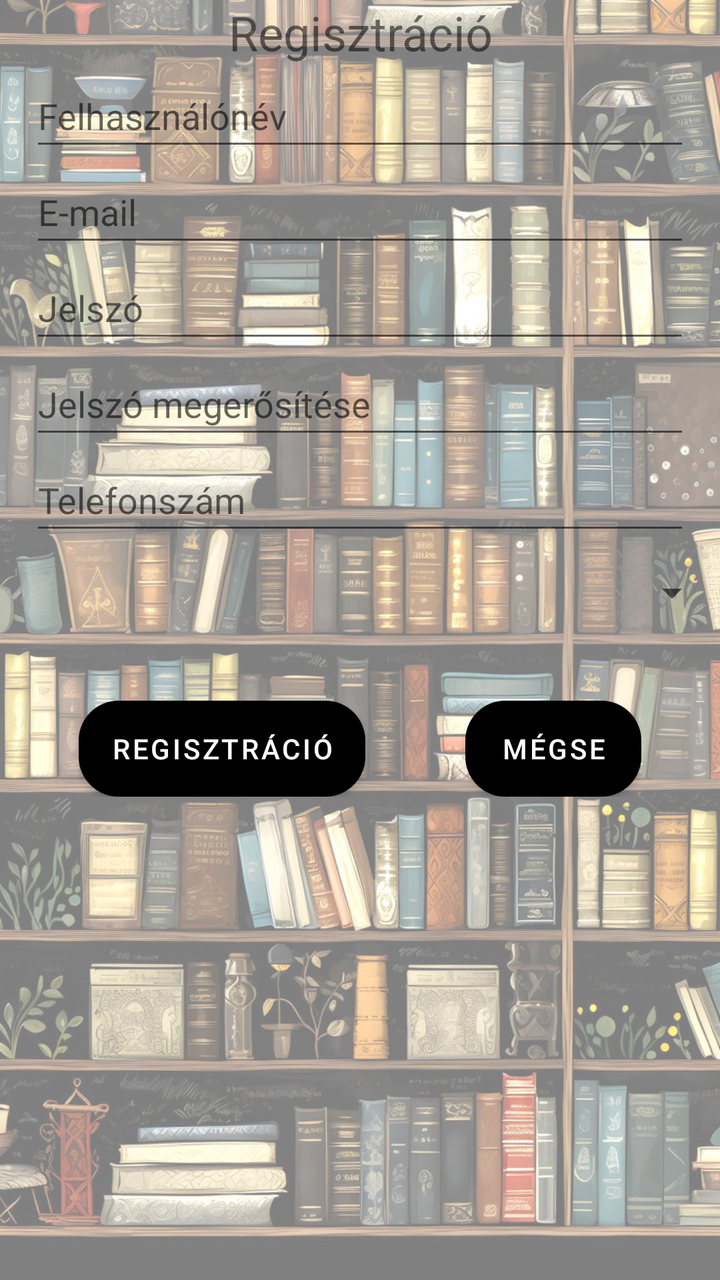
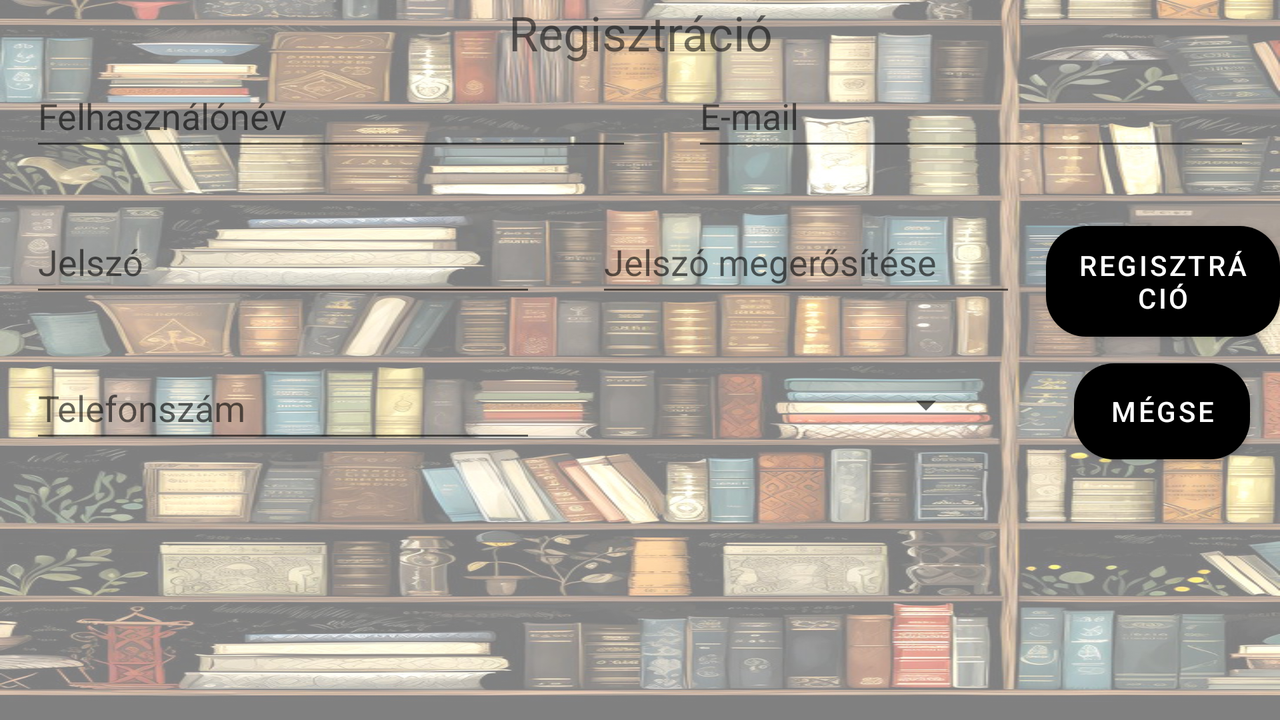

An Android layout and its configuration variant, each rendered on a device that would load it. The default file and the variant file are quoted in full after the pictures.
<!-- AndroidManifest.xml: application theme Theme.Konyvwebshop -->
<!-- res/layout/activity_regiszt.xml -->
<?xml version="1.0" encoding="utf-8"?>
<RelativeLayout
    xmlns:android="http://schemas.android.com/apk/res/android"
    xmlns:tools="http://schemas.android.com/tools"
    android:layout_width="match_parent"
    android:layout_height="match_parent"
    android:background="@drawable/hatter2"
    tools:context=".RegisztActivity">

    <TextView
        android:id="@+id/regiszttextview"
        android:layout_width="match_parent"
        android:layout_height="wrap_content"
        android:layout_marginTop="@dimen/default_margin"
        android:text="@string/regiszt"
        android:textSize="24sp"
        android:layout_alignParentStart="true"
        android:layout_alignParentEnd="true"
        android:textAlignment="center"/>

    <EditText
        android:id="@+id/usernameedittext"
        android:layout_width="match_parent"
        android:layout_height="48dp"
        android:layout_marginTop="@dimen/default_margin"
        android:layout_marginLeft="15dp"
        android:layout_marginRight="15dp"
        android:ems="10"
        android:hint="@string/felhasznev"
        android:inputType="textPersonName"
        android:layout_alignParentStart="true"
        android:layout_alignParentEnd="true"
        android:layout_below="@id/regiszttextview"/>

    <EditText
        android:id="@+id/useremailedittext"
        android:layout_width="match_parent"
        android:layout_height="48dp"
        android:layout_below="@id/usernameedittext"
        android:layout_alignParentStart="true"
        android:layout_alignParentEnd="true"
        android:layout_marginTop="@dimen/default_margin"
        android:layout_marginLeft="15dp"
        android:layout_marginRight="15dp"
        android:ems="10"
        android:hint="@string/e_mail"
        android:inputType="textEmailAddress"/>

    <EditText
        android:id="@+id/passwedittext"
        android:layout_width="match_parent"
        android:layout_height="48dp"
        android:layout_marginTop="@dimen/default_margin"
        android:layout_marginLeft="15dp"
        android:layout_marginRight="15dp"
        android:ems="10"
        android:hint="@string/jelszo"
        android:inputType="textPassword"
        android:layout_alignParentStart="true"
        android:layout_alignParentEnd="true"
        android:layout_below="@id/useremailedittext"/>


    <EditText
        android:id="@+id/passwagain"
        android:layout_width="match_parent"
        android:layout_height="48dp"
        android:layout_marginTop="@dimen/default_margin"
        android:layout_marginLeft="15dp"
        android:layout_marginRight="15dp"
        android:ems="10"
        android:hint="@string/jelszagain"
        android:inputType="textPassword"
        android:layout_alignParentStart="true"
        android:layout_alignParentEnd="true"
        android:layout_below="@id/passwedittext"/>

    <EditText
        android:id="@+id/phoneedittext"
        android:layout_width="match_parent"
        android:layout_height="48dp"
        android:layout_marginTop="@dimen/default_margin"
        android:layout_marginLeft="15dp"
        android:layout_marginRight="15dp"
        android:ems="10"
        android:hint="@string/telefonsz"
        android:inputType="phone"
        android:layout_alignParentStart="true"
        android:layout_alignParentEnd="true"
        android:layout_below="@id/passwagain"/>

    <Spinner
        android:id="@+id/phonespinner"
        android:layout_width="match_parent"
        android:layout_height="48dp"
        android:layout_marginTop="@dimen/default_margin"
        android:layout_marginLeft="@dimen/default_margin"
        android:layout_marginRight="@dimen/default_margin"
        android:layout_alignParentStart="true"
        android:layout_alignParentEnd="true"
        android:layout_below="@id/phoneedittext"
        />


    <LinearLayout
        android:layout_width="wrap_content"
        android:layout_height="wrap_content"
        android:orientation="horizontal"
        android:layout_below="@id/phonespinner"
        android:layout_marginTop="30dp"
        android:layout_centerHorizontal="true">

        <Button
            android:layout_width="wrap_content"
            android:layout_height="wrap_content"
            android:background="@drawable/btn"
            android:text="@string/regiszt"
            android:onClick="regiszt"
            />


        <Button
            android:layout_width="wrap_content"
            android:layout_height="wrap_content"
            android:background="@drawable/btn"
            android:layout_marginStart="50dp"
            android:text="@string/megse"
            android:onClick="megse"
            />

    </LinearLayout>


</RelativeLayout>
<!-- resources referenced by this layout -->
<resources>
  <!-- drawable btn (drawable) -->
  <?xml version="1.0" encoding="utf-8"?>
  <shape android:shape="rectangle"
      xmlns:android="http://schemas.android.com/apk/res/android">
  
      <solid android:color="#d8af6c"/>
      <corners android:radius="20dp"/>
  </shape>
  <!-- drawable hatter2: jpg bitmap (drawable, 290946 bytes) -->
  <string name="e_mail">E-mail</string>
  <string name="felhasznev">Felhasználónév</string>
  <string name="jelszagain">Jelszó megerősítése</string>
  <string name="jelszo">Jelszó</string>
  <string name="megse">Mégse</string>
  <string name="regiszt">Regisztráció</string>
  <string name="telefonsz">Telefonszám</string>
  <style name="Theme.Konyvwebshop" parent="Theme.MaterialComponents.DayNight.DarkActionBar">
          
          <item name="colorPrimary">@color/black</item>
          <item name="colorPrimaryVariant">@color/black</item>
          <item name="colorOnPrimary">@color/white</item>
          
          <item name="colorSecondary">@color/white</item>
          <item name="colorSecondaryVariant">@color/white</item>
          <item name="colorOnSecondary">@color/black</item>
          
          <item name="android:statusBarColor" tools:targetApi="l">?attr/colorPrimaryVariant</item>
          
      </style>
  <color name="black">#FF000000</color>
  <color name="white">#FFFFFFFF</color>
</resources>
<!-- res/layout-land/activity_regiszt.xml (the repository's variant of the layout above) -->
<!-- drawn on the phone turned sideways -->
<?xml version="1.0" encoding="utf-8"?>
<RelativeLayout
    xmlns:android="http://schemas.android.com/apk/res/android"
    xmlns:tools="http://schemas.android.com/tools"
    android:layout_width="match_parent"
    android:layout_height="match_parent"
    android:background="@drawable/hatter2"
    tools:context=".RegisztActivity">


    <TextView
        android:id="@+id/regiszttextview"
        android:layout_width="match_parent"
        android:layout_height="wrap_content"
        android:layout_marginTop="@dimen/default_margin"
        android:text="@string/regiszt"
        android:textSize="24sp"
        android:layout_alignParentStart="true"
        android:layout_alignParentEnd="true"
        android:textAlignment="center"/>

    <LinearLayout
        android:id="@+id/namelayout"
        android:layout_width="match_parent"
        android:layout_height="73dp"
        android:layout_below="@id/regiszttextview"
        android:orientation="horizontal">

        <EditText
            android:id="@+id/usernameedittext"
            android:layout_width="301dp"
            android:layout_height="48dp"
            android:layout_marginLeft="15dp"
            android:layout_marginTop="@dimen/default_margin"
            android:layout_marginRight="15dp"
            android:ems="10"
            android:hint="@string/felhasznev"
            android:inputType="textPersonName" />

        <EditText
            android:id="@+id/useremailedittext"
            android:layout_width="match_parent"
            android:layout_height="48dp"
            android:layout_marginLeft="15dp"
            android:layout_marginTop="@dimen/default_margin"
            android:layout_marginRight="15dp"
            android:ems="10"
            android:hint="@string/e_mail"
            android:inputType="textEmailAddress" />
    </LinearLayout>

    <LinearLayout
        android:id="@+id/linearlayout"
        android:layout_width="match_parent"
        android:layout_height="73dp"
        android:layout_below="@id/namelayout"
        android:orientation="horizontal">

        <EditText
            android:id="@+id/passwedittext"
            android:layout_width="253dp"
            android:layout_height="48dp"
            android:layout_marginLeft="15dp"
            android:layout_marginTop="@dimen/default_margin"
            android:layout_marginRight="15dp"
            android:ems="10"
            android:hint="@string/jelszo"
            android:inputType="textPassword" />


        <EditText
            android:id="@+id/passwagain"
            android:layout_width="wrap_content"
            android:layout_height="48dp"
            android:layout_marginLeft="15dp"
            android:layout_marginTop="@dimen/default_margin"
            android:layout_marginRight="15dp"
            android:ems="10"
            android:hint="@string/jelszagain"
            android:inputType="textPassword" />

        <Button
            android:layout_width="wrap_content"
            android:layout_height="wrap_content"
            android:background="@drawable/btn"
            android:layout_marginTop="@dimen/default_margin"
            android:text="@string/regiszt"
            android:onClick="regiszt" />

    </LinearLayout>

    <LinearLayout
        android:id="@+id/phonelayout"
        android:layout_width="match_parent"
        android:layout_height="73dp"
        android:layout_below="@id/linearlayout"
        android:orientation="horizontal">

        <EditText
            android:id="@+id/phoneedittext"
            android:layout_width="253dp"
            android:layout_height="48dp"
            android:layout_marginLeft="15dp"
            android:layout_marginTop="@dimen/default_margin"
            android:layout_marginRight="15dp"
            android:ems="10"
            android:hint="@string/telefonsz"
            android:inputType="phone" />

        <Spinner
            android:id="@+id/phonespinner"
            android:layout_width="204dp"
            android:layout_height="48dp"
            android:layout_marginLeft="@dimen/default_margin"
            android:layout_marginTop="@dimen/default_margin"
            android:layout_marginRight="@dimen/default_margin" />

        <Button
            android:layout_width="wrap_content"
            android:layout_height="wrap_content"
            android:background="@drawable/btn"
            android:layout_marginStart="50dp"
            android:layout_marginTop="@dimen/default_margin"
            android:text="@string/megse"
            android:onClick="megse"/>

    </LinearLayout>

    <LinearLayout
        android:layout_width="wrap_content"
        android:layout_height="wrap_content"
        android:orientation="horizontal"
        android:layout_below="@id/phonelayout"
        android:layout_marginTop="30dp"
        android:layout_centerHorizontal="true">






    </LinearLayout>


</RelativeLayout>
